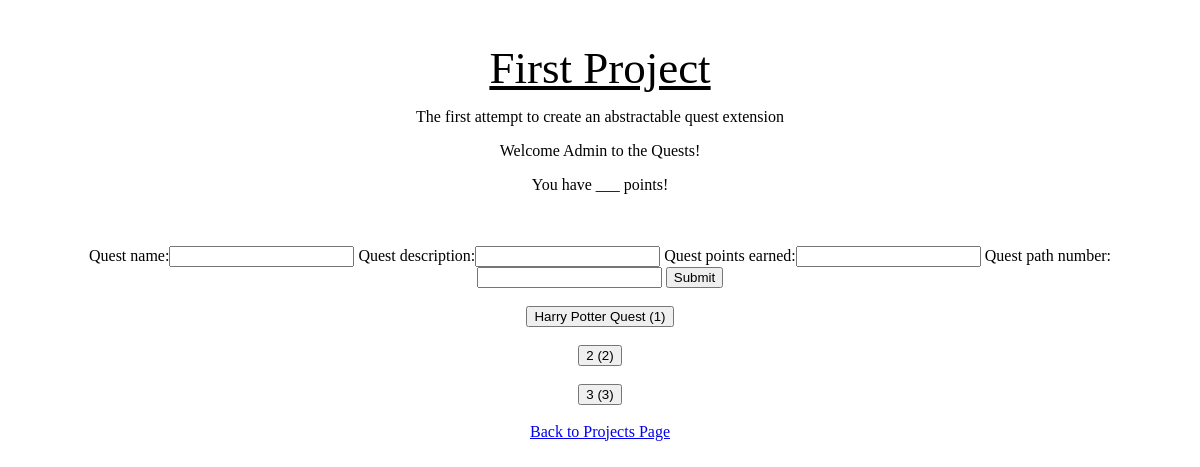
Before: /quest/admin_home/1 with the older database file.
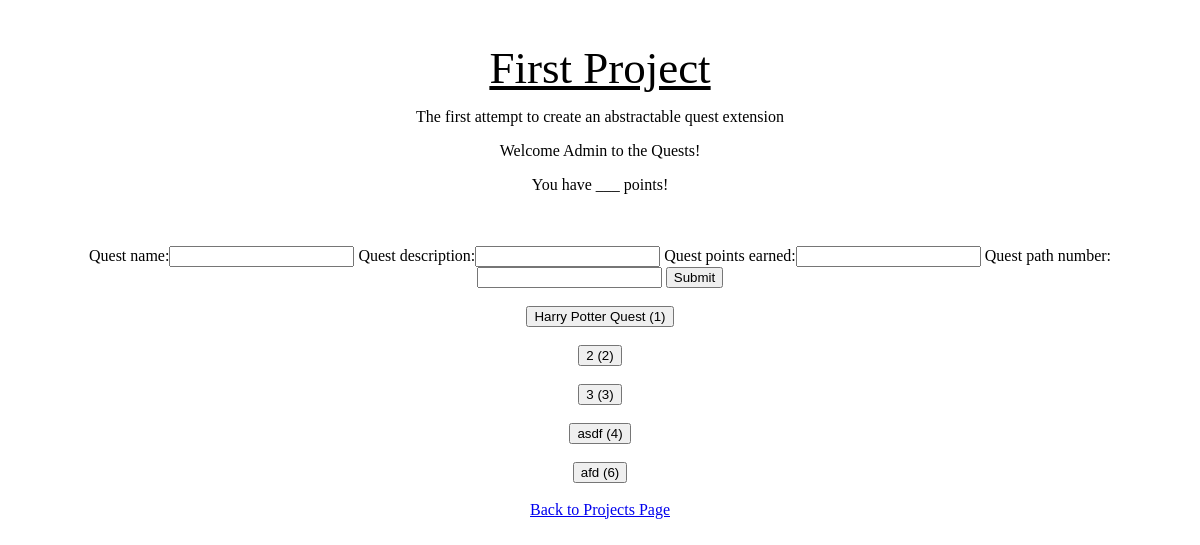
After: the same page with the newer database file.
### quest_extension/models.py (models this page shows)
class Quest(models.Model):
    project = models.ForeignKey(Project, on_delete=models.CASCADE)
    quest_name = models.CharField(max_length=250)
    quest_description = models.CharField(max_length=1000, blank=True, null=True)
    quest_points_earned = models.IntegerField()
    deleted = models.BooleanField(default=False)
    time_modified = models.DateTimeField(auto_now=True)
    quest_path_number = models.IntegerField()

### quest_extension/views.py (the view, shortened to what this page needs)
# urls.py: path('admin_home/<project_id>', views.admin_home),
def admin_home(request, project_id):
    current_project = Project.objects.get(id = project_id)
    quests = Quest.objects.filter(project = current_project).order_by('quest_path_number')
    quest_form = QuestForm()
    context = {'quests':quests, 'quest_form': quest_form, 'current_project': current_project}
    return render(request, 'quest_extension/admin_home.html', context)

### quest_extension/forms.py
class QuestForm(forms.ModelForm):
    class Meta:
        model = models.Quest
        fields = ['quest_name', 'quest_description', 'quest_points_earned', 'quest_path_number']

### quest_extension/templates/quest_extension/admin_home.html (shortened to what this page needs)
{% load static %}
<!DOCTYPE html>
<html lang="en">
    <head>
    <link rel="stylesheet" type="text/css" href="{% static 'quest_extension/admin_project_page.css' %}">
    </head>
    <body>
    <h1>{{ current_project.project_name}}</h1>
    <p> {{ current_project.project_description }}</p>
	<p>Welcome Admin to the Quests!</p>
    <p>You have ___ points!</p>
    <br>
    <br>
    <form method='POST'>
    {{ quest_form }}
    <button type='submit' name= 'new_quest'>Submit</button>
    </form>
    {% for quest in quests %}
    <br>
    <form method='GET' action='/quest/admin_quest_page/{{quest.id}}'>
        <button type='submit'>{{quest.quest_name}} ({{quest.quest_path_number }})</button>
    </form>
    {% endfor %}
    <br>
    <a href= '/quest/admin_project_page'>Back to Projects Page</a>
    </body>
</html>

Changed rows visible on the page:
added Quest: quest_name "asdf", quest_path_number "4"
added Quest: quest_name "afd", quest_path_number "6"
